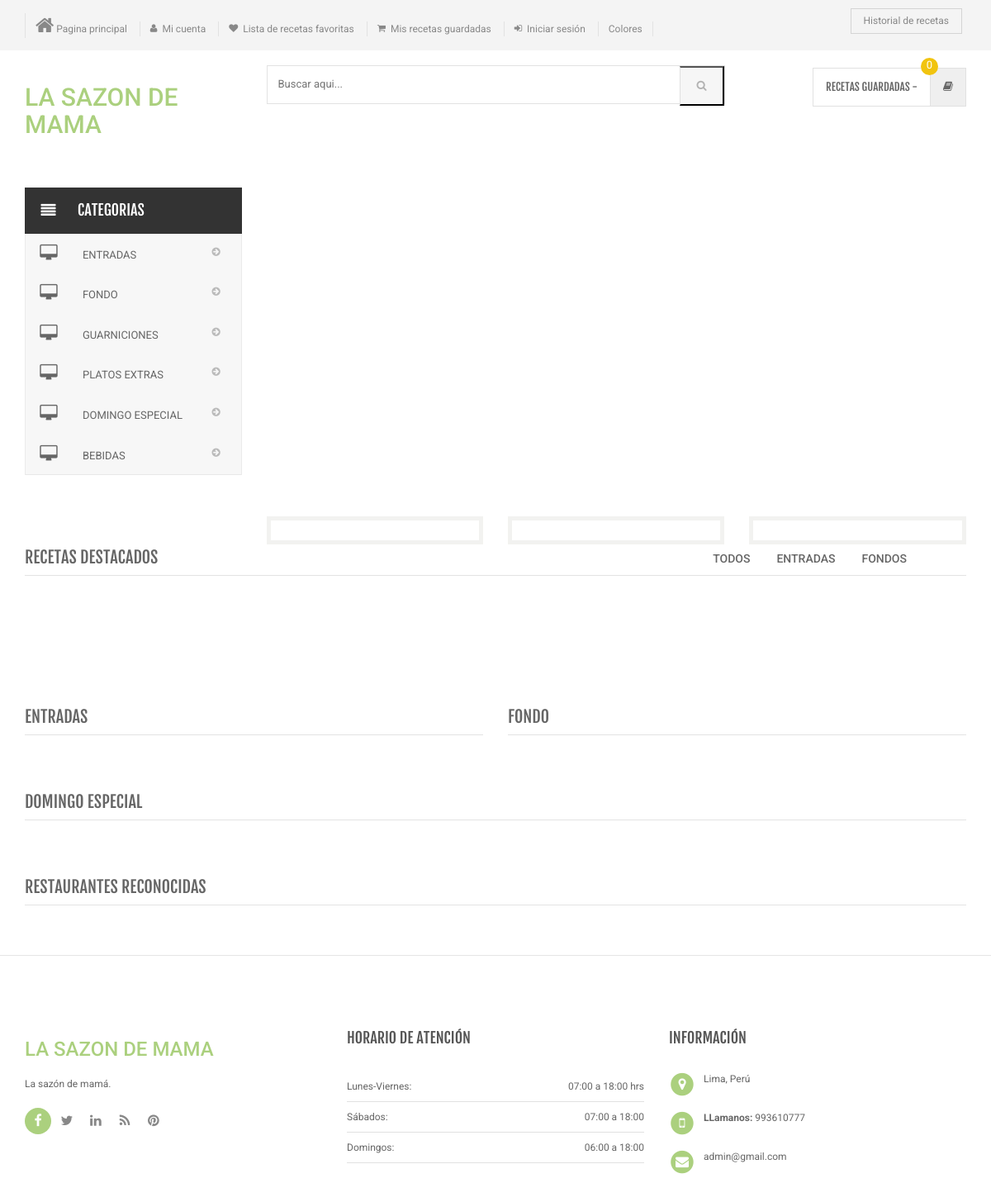
The page / on the database its author committed.
### tables this page shows
CREATE TABLE `category` (
  `id` int(11) NOT NULL,
  `categoryName` varchar(255) DEFAULT NULL,
  `categoryDescription` longtext DEFAULT NULL,
  `creationDate` timestamp NOT NULL DEFAULT current_timestamp(),
  `updationDate` varchar(255) DEFAULT NULL
);

### index.php (the view, shortened to what this page needs)
<?php
include('includes/config.php');
?>
<!DOCTYPE html>
<html lang="es">
	<head>
	    <link rel="stylesheet" href="assets/css/bootstrap.min.css">
	    <link rel="stylesheet" href="assets/css/main.css">
	    <link rel="stylesheet" href="assets/css/green.css">
	    <link rel="stylesheet" href="assets/css/owl.carousel.css">
		<link rel="stylesheet" href="assets/css/owl.transitions.css">
		<link rel="stylesheet" href="assets/css/owl.theme.css">
		<link href="assets/css/lightbox.css" rel="stylesheet">
		<link rel="stylesheet" href="assets/css/animate.min.css">
		<link rel="stylesheet" href="assets/css/rateit.css">
		<link rel="stylesheet" href="assets/css/bootstrap-select.min.css">
		<link rel="stylesheet" href="assets/css/config.css">
		<link href="assets/css/green.css" rel="alternate stylesheet" title="Green color">
		<link href="assets/css/blue.css" rel="alternate stylesheet" title="Blue color">
		<link href="assets/css/red.css" rel="alternate stylesheet" title="Red color">
		<link href="assets/css/orange.css" rel="alternate stylesheet" title="Orange color">
		<link href="assets/css/dark-green.css" rel="alternate stylesheet" title="Darkgreen color">
		<link rel="stylesheet" href="assets/css/font-awesome.min.css">
	</head>
    <body class="cnt-home">
<header class="header-style-1">
<?php include('includes/top-header.php');?>
<?php include('includes/main-header.php');?>
</header>
<div class="body-content outer-top-xs" id="top-banner-and-menu">
	<div class="container">
		<div class="furniture-container homepage-container">
		<div class="row">
			<div class="col-xs-12 col-sm-12 col-md-3 sidebar">
	<?php include('includes/side-menu.php');?>
			</div>
			<div class="col-xs-12 col-sm-12 col-md-9 homebanner-holder">
<div id="hero" class="homepage-slider3">
</div>
<div class="info-boxes wow fadeInUp">
	<div class="info-boxes-inner">
		<div class="row">
			<div class="col-md-6 col-sm-4 col-lg-4">
				<div class="info-box">
				</div>
			</div>
			<div class="hidden-md col-sm-4 col-lg-4">
				<div class="info-box">
				</div>
			</div>
			<div class="col-md-6 col-sm-4 col-lg-4">
				<div class="info-box">
				</div>
			</div>
		</div>
	</div>
</div>
			</div>
		</div>
		<div id="product-tabs-slider" class="scroll-tabs inner-bottom-vs  wow fadeInUp">
			<div class="more-info-tab clearfix">
			   <h3 class="new-product-title pull-left">Recetas Destacados</h3>
				<ul class="nav nav-tabs nav-tab-line pull-right" id="new-products-1">
					<li class="active"><a href="#all" data-toggle="tab">Todos</a></li>
					<li><a href="#entrada" data-toggle="tab">Entradas</a></li>
					<li><a href="#fondo" data-toggle="tab">Fondos</a></li>
				</ul>
			</div>
		</div>
			<div class="sections prod-slider-small outer-top-small">
				<div class="row">
					<div class="col-md-6">
	                   <section class="section">
	                   	<h3 class="section-title">Entradas</h3>
	                   </section>
					</div>
					<div class="col-md-6">
						<section class="section">
							<h3 class="section-title">Fondo</h3>
	                   </section>
					</div>
				</div>
			</div>
	<section class="section featured-product inner-xs wow fadeInUp">
		<h3 class="section-title">Domingo Especial</h3>
		</section>
<?php include('includes/brands-slider.php');?>
</div>
</div>
<?php include('includes/footer.php');?>
</body>
</html>

### includes/side-menu.php
<div class="side-menu animate-dropdown outer-bottom-xs">
    <div class="head"><i class="icon fa fa-align-justify fa-fw"></i> Categorias</div>
    <nav class="yamm megamenu-horizontal" role="navigation">
        <ul class="nav">
            <li class="dropdown menu-item">
              <?php $sql=mysqli_query($con,"select id,categoryName  from category");
while($row=mysqli_fetch_array($sql))
{
    ?>
                <a href="category.php?cid=<?php echo $row['id'];?>" class="dropdown-toggle"><i class="icon fa fa-desktop fa-fw"></i>
                <?php echo $row['categoryName'];?></a>
                <?php }?>
</li>
</ul>
    </nav>
</div>

### assets/css/green.css (style rules this page uses)
a { color: #abd07e; }

### assets/css/lightbox.css (style rules this page uses)
body:after { content: url(../images/close.png) url(../images/loading.gif) url(../images/prev.png) url(../images/next.png); display: none; }

### assets/css/blue.css (style rules this page uses)
a { color: #3498db; }

### assets/css/red.css (style rules this page uses)
a { color: #ff6c6c; }

### assets/css/orange.css (style rules this page uses)
a { color: #f39c12; }

### assets/css/dark-green.css (style rules this page uses)
a { color: #12cca7; }

### rows shown on the page
category: categoryName "ENTRADAS"
category: categoryName "FONDO"
category: categoryName "GUARNICIONES"
category: categoryName "PLATOS EXTRAS"
category: categoryName "DOMINGO ESPECIAL"
category: categoryName "BEBIDAS"
